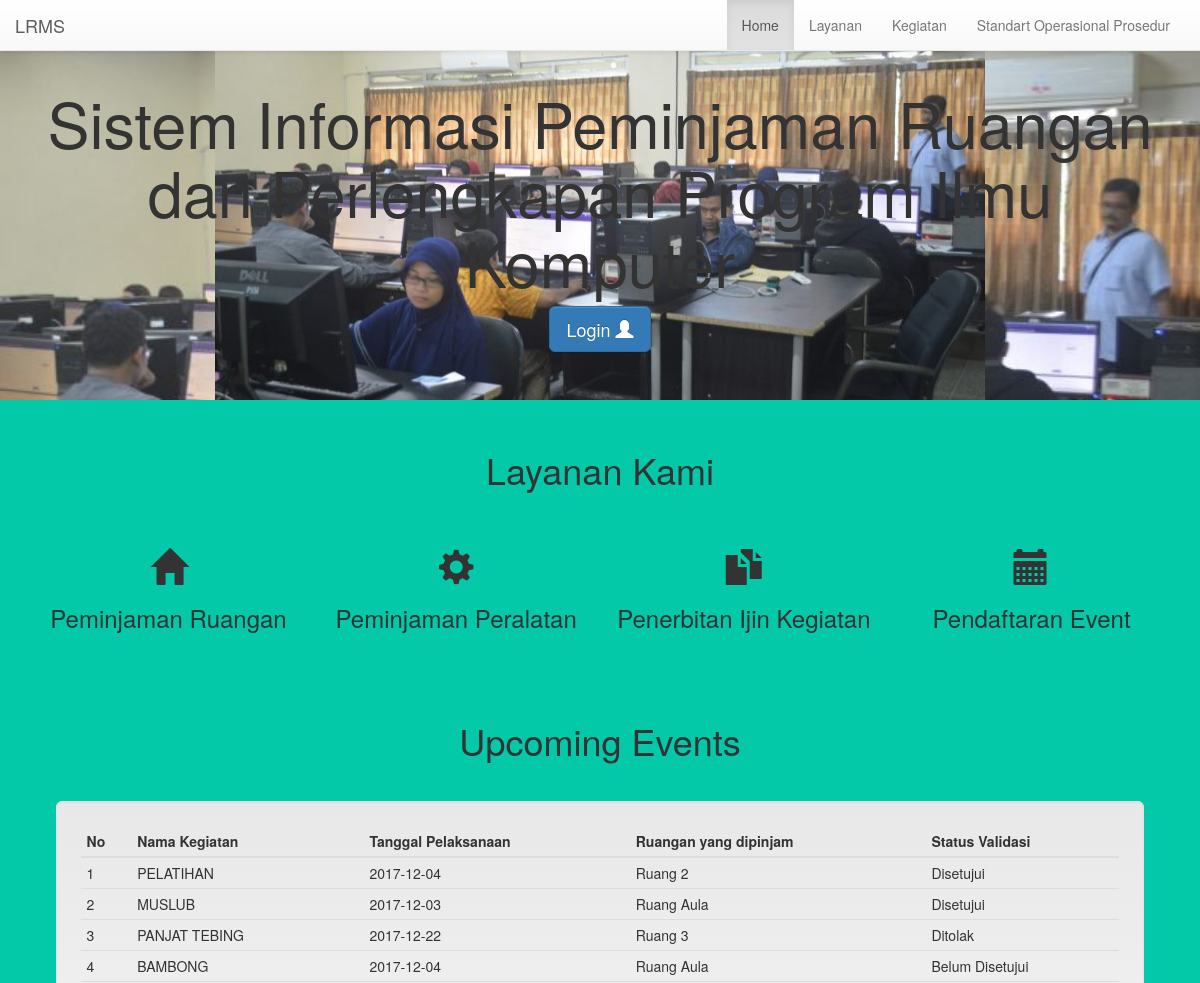
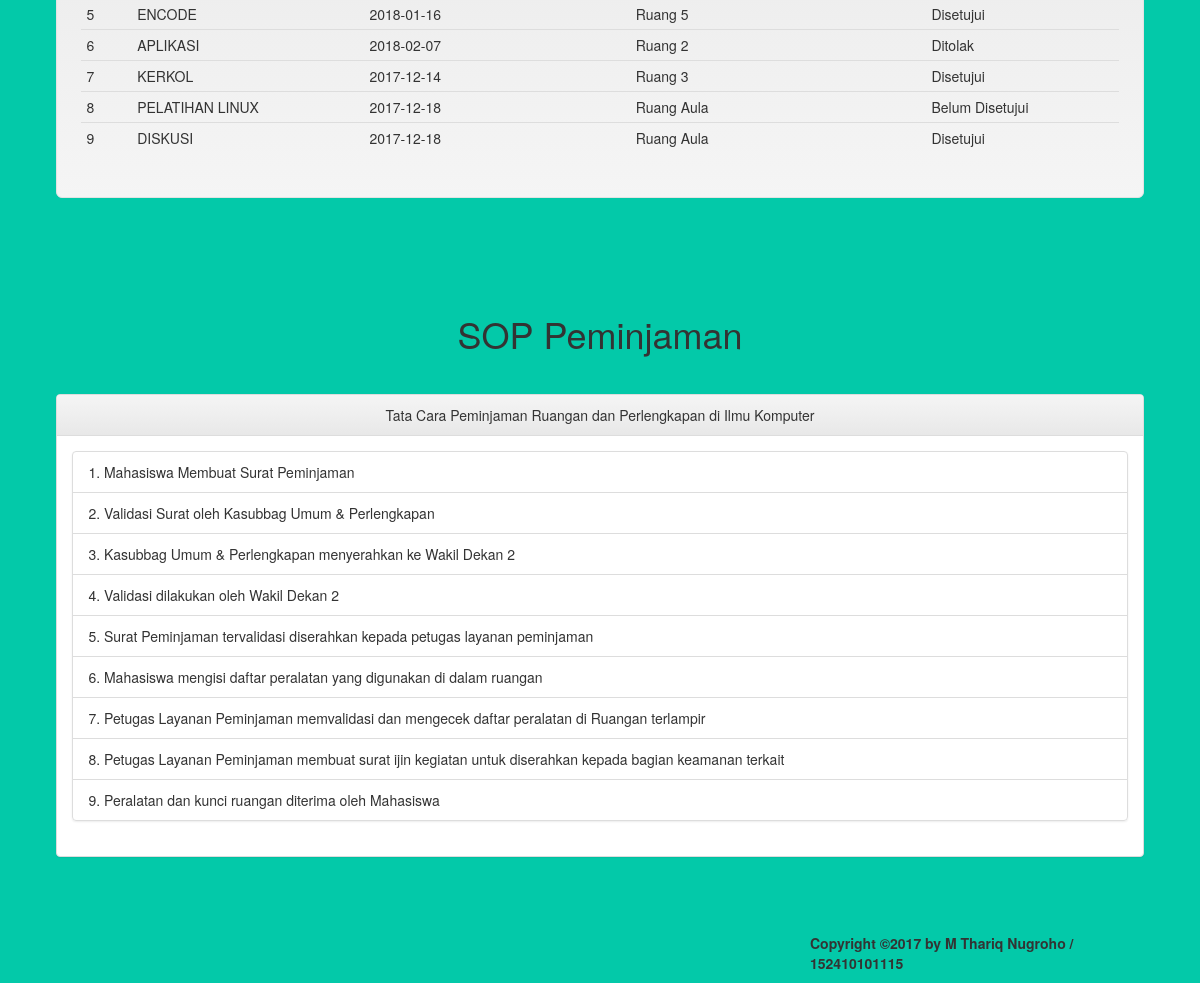
The page / on the database its author committed (2 pictures, top to bottom).
### tables this page shows
CREATE TABLE `kegiatan` (
  `id_kegiatan` int(11) NOT NULL,
  `id_user` int(11) NOT NULL,
  `no_kegiatan` varchar(50) NOT NULL,
  `nama_kegiatan` varchar(50) NOT NULL,
  `tanggal` date NOT NULL,
  `ruangan` varchar(20) NOT NULL,
  `status` enum('Belum Disetujui','Disetujui','Ditolak','') NOT NULL,
  `status2` enum('Belum Disetujui','Disetujui','Ditolak','') NOT NULL
);

### web/model.php (called while the page is built, shortened)
<?php
class model
{
	function tampilDataKegiatan()
    {
		include 'koneksi.php';
		$data = mysqli_query($conn, "SELECT * FROM `kegiatan`");
		while($d = mysqli_fetch_array($data)){
			$hasil[]=$d;
		}
		return $hasil;
	}
}
?>

### web/index.php (the view, shortened to what this page needs)
<?php
include 'koneksi.php';
include 'model.php';
$db = new model;
?>
<!DOCTYPE html>
<html>
<head>
    <link rel="stylesheet" type="text/css" href="css/bootstrap.css">
    <link rel="stylesheet" href="https://maxcdn.bootstrapcdn.com/bootstrap/3.3.7/css/bootstrap.min.css">
</head>
<body style="background-color: #03C9A9" data-spy="scroll" data-target=".navbar" data-offset="50">
	<nav class="navbar navbar-default navbar-fixed-top">
        <div class="container-fluid">
            <div class="navbar-header">
                <a class="navbar-brand" href="#">LRMS</a>
            </div>
            <ul class="nav navbar-nav navbar-collapse navbar-right">
              <li class="active"><a href="#home ">Home</a></li>
              <li><a href="#layanan">Layanan</a></li>
              <li><a href="#kegiatan">Kegiatan</a></li>
              <li><a href="#sop">Standart Operasional Prosedur</a></li>
            </ul>
        </div>
    </nav>
    <div id="home" style="margin-top: 20px; background-image: url('images/bg-slider.jpg'); background-size: cover;">
        <div class="jumbotron text-center">
            <div class="container for-about">
                <h1>Sistem Informasi Peminjaman Ruangan dan Perlengkapan Program Ilmu Komputer</h1>
                <?php
                    if (!isset($_SESSION['userid'])){ ?>
                       <a href="login.php"><button type="button" class="btn btn-primary btn-lg"> Login <span class="glyphicon glyphicon-user"></span></button></a>
                    <?php }
                    elseif ($_SESSION['level']=="perkap") { ?>
                        <a href="dashPerkap.php"><button type="button" class="btn btn-primary btn-lg"> Perkap <span class="glyphicon glyphicon-user"></span></button></a>
                    <?php }
                    elseif ($_SESSION['level']=="mahasiswa") { ?>
                        <a href="dashMahasiswa.php"><button type="button" class="btn btn-primary btn-lg"> <?php echo $_SESSION['nama_mhs'];?> <span class="glyphicon glyphicon-user"></span></button></a>
                    <?php }
                    elseif ($_SESSION['level']=="kasieperkap") { ?>
                        <a href="dashKasiePerkap.php"><button type="button" class="btn btn-primary btn-lg"> Kasie Perkap <span class="glyphicon glyphicon-user"></span></button></a>
                    <?php }
                    elseif ($_SESSION['level']=="sekretaris2") { ?>
                        <a href="dashSekretaris2.php"><button type="button" class="btn btn-primary btn-lg"> Sekretaris 2 <span class="glyphicon glyphicon-user"></span></button></a>
                    <?php }
                    elseif ($_SESSION['level']=="satpam") { ?>
                        <a href="dashSatpam.php"><button type="button" class="btn btn-primary btn-lg"> Satpam <span class="glyphicon glyphicon-user"></span></button></a>
                    <?php }
                ?>
            </div>
        </div>
    </div>
    <div id="layanan" style="margin: 3.3%; margin-top: 20px">
        <div class="row">
            <span class="text-center"><h1>Layanan Kami</h1><br></span>
            <div class="col-lg-3"><h1 class="glyphicon glyphicon-home text-center center-block" style="margin-top: 30px"><h3 class="text-center">Peminjaman Ruangan</h3></h1></div>
            <div class="col-lg-3"><h1 class="glyphicon glyphicon-cog text-center center-block" style="margin-top: 30px"><h3 class="text-center">Peminjaman Peralatan</h3></h1></div>
            <div class="col-lg-3"><h1 class="glyphicon glyphicon-duplicate text-center center-block" style="margin-top: 30px"><h3 class="text-center">Penerbitan Ijin Kegiatan</h3></h1></div>
            <div class="col-lg-3"><h1 class="glyphicon glyphicon-calendar text-center center-block" style="margin-top: 30px"><h3 class="text-center">Pendaftaran Event</h3></h1></div>
        </div>
    </div>
    <div id="kegiatan" style="margin: 4.7%; margin-top: 3%">
        <div class="row">
            <span class="text-center" style="margin: 3.3%;margin-top: 5%"><h1>Upcoming Events</h1><br></span>
            <div class="col-lg-12" style="margin-top: 10px">
                <div class="well well-lg">
                    <table class="table table-condensed">
                        <thead>
                        <tr>
                            <th>No</th>
                            <th>Nama Kegiatan</th>
                            <th>Tanggal Pelaksanaan</th>
                            <th>Ruangan yang dipinjam</th>
                            <th>Status Validasi</th>
                        </tr>
                        </thead>
                        <tbody>
                            <?php
                                $no = 1;
                                foreach ($db->tampilDataKegiatan() as $data) {
                            ?>
                        <tr>
                            <td><?php echo $no++; ?></td>
                            <td><?php echo strtoupper($data['nama_kegiatan']); ?></td>
                            <td><?php echo $data['tanggal']; ?></td>
                            <td><?php echo $data['ruangan']; ?></td>
                            <td>
                                    <?php
                                    if ($data['status']== "Disetujui" && $data['status2'] == "Disetujui"){
                                        echo "Disetujui";
                                    } elseif ($data['status2'] == "Belum Disetujui"){
                                        echo "Belum Disetujui";
                                    } else {
                                        echo "Ditolak";
                                    }
                                    ?>
                            </td>
                        </tr>
                        <?php } ?>
                        </tbody>
                    </table>
                </div>
            </div>
        </div>
    </div>
    <div id="sop" style="margin: 4.7%; margin-top: 3%">
        <div class="row">
            <span class="text-center" style="margin: 3.3%;margin-top: 5%"><h1>SOP Peminjaman</h1><br></span>
            <div class="col-lg-12" style="margin-top: 10px">
                <div class="panel panel-default">
                    <div class="panel-heading text-center">Tata Cara Peminjaman Ruangan dan Perlengkapan di Ilmu Komputer</div>
                    <div class="panel-body">
                        <ol type="1" class="list-group">
                            <li class="list-group-item">1. Mahasiswa Membuat Surat Peminjaman</li>
                            <li class="list-group-item">2. Validasi Surat oleh Kasubbag Umum & Perlengkapan </li>
                            <li class="list-group-item">3. Kasubbag Umum & Perlengkapan menyerahkan ke Wakil Dekan 2</li>
                            <li class="list-group-item">4. Validasi dilakukan oleh Wakil Dekan 2</li>
                            <li class="list-group-item">5. Surat Peminjaman tervalidasi diserahkan kepada petugas layanan peminjaman</li>
                            <li class="list-group-item">6. Mahasiswa mengisi daftar peralatan yang digunakan di dalam ruangan</li>
                            <li class="list-group-item">7. Petugas Layanan Peminjaman memvalidasi dan mengecek daftar peralatan di Ruangan terlampir</li>
                            <li class="list-group-item">8. Petugas Layanan Peminjaman membuat surat ijin kegiatan untuk diserahkan kepada bagian keamanan terkait</li>
                            <li class="list-group-item">9. Peralatan dan kunci ruangan diterima oleh Mahasiswa</li>
                        </ol>
                    </div>
                </div>
            </div>
        </div>
    </div>
    <footer>
        <div class="container">
            <div class="row vcenter">
                <div class="pull-right col-lg-4 col-xs-12">
                    <p><strong>Copyright &copy;2017 by M Thariq Nugroho / 152410101115</strong></p>
                </div>
            </div>
        </div>
    </footer>
</body>
</html>

### rows shown on the page
kegiatan: nama_kegiatan "PELATIHAN", tanggal "2017-12-04", ruangan "Ruang 2", status "Disetujui"
kegiatan: nama_kegiatan "MUSLUB", tanggal "2017-12-03", ruangan "Ruang Aula", status "Disetujui"
kegiatan: nama_kegiatan "PANJAT TEBING", tanggal "2017-12-22", ruangan "Ruang 3", status "Ditolak"
kegiatan: nama_kegiatan "BAMBONG", tanggal "2017-12-04", ruangan "Ruang Aula", status "Belum Disetujui"
kegiatan: nama_kegiatan "ENCODE", tanggal "2018-01-16", ruangan "Ruang 5", status "Disetujui"
kegiatan: nama_kegiatan "APLIKASI", tanggal "2018-02-07", ruangan "Ruang 2", status "Ditolak"
kegiatan: nama_kegiatan "KERKOL", tanggal "2017-12-14", ruangan "Ruang 3", status "Disetujui"
kegiatan: nama_kegiatan "PELATIHAN LINUX", tanggal "2017-12-18", ruangan "Ruang Aula", status "Belum Disetujui"
kegiatan: nama_kegiatan "DISKUSI", tanggal "2017-12-18", ruangan "Ruang Aula", status "Disetujui"
